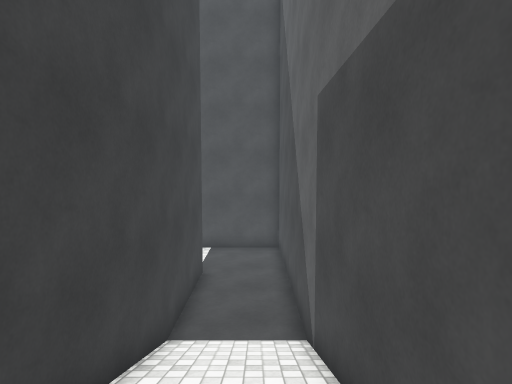
View 1 (above)

17 first-person views from a walk through a Unity game level. The camera is 1.4 m above the floor, tilts 4° down and sees 80° across. The floor is counted in squares, 0.9 m on a side. Each view is taken from the middle of a square. On the plan, view 1 faces up. The plan holds only what a view shows up to about 15 squares ahead; the rest is blank. The place goes on beyond the plan. The player character is not drawn. Some animated figures are not drawn. Surface patterns are stand-ins for the level's own textures.

View 2
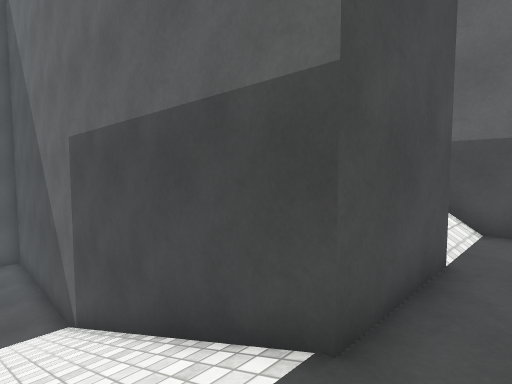

View 3
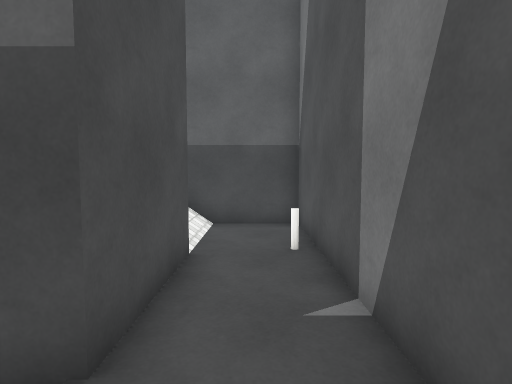

View 4
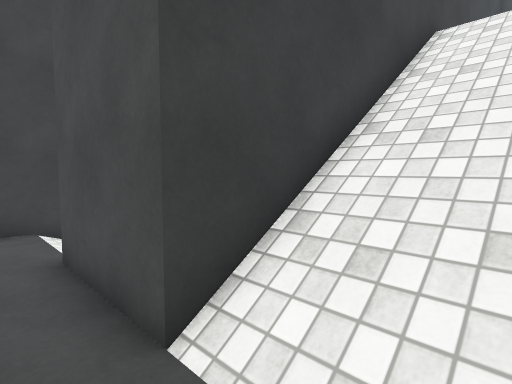

View 5
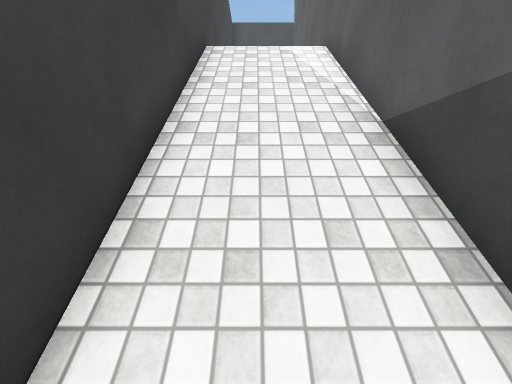

View 6
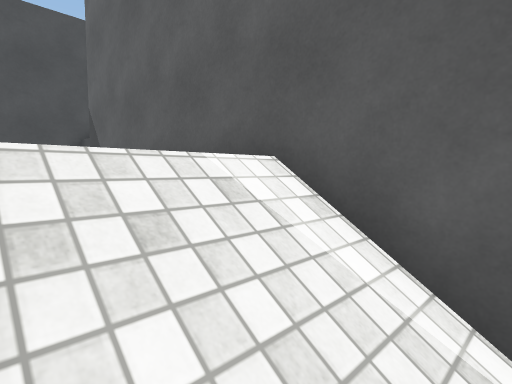

View 7
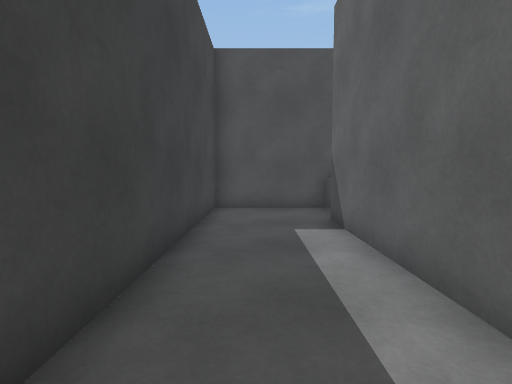

View 8
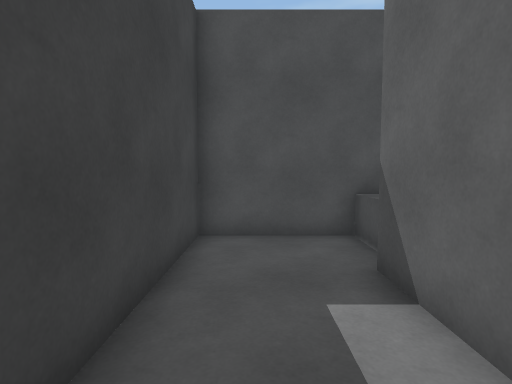

View 9
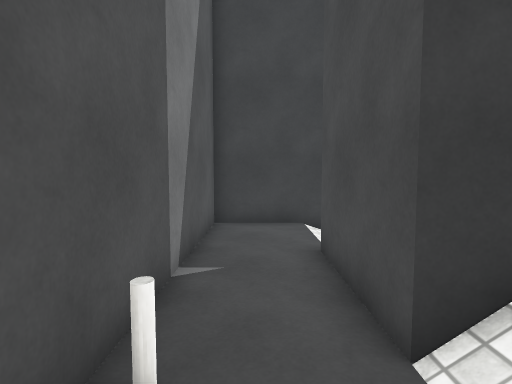

View 10
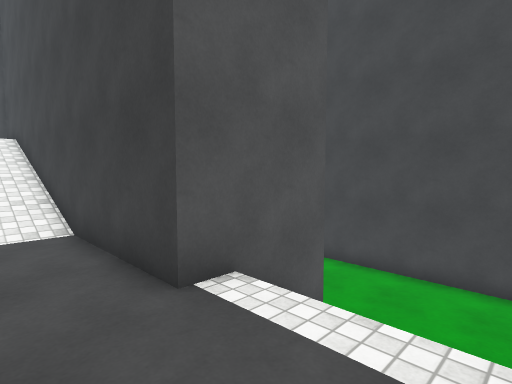

View 11
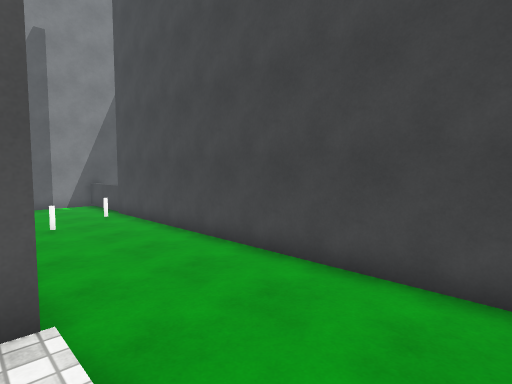

View 12
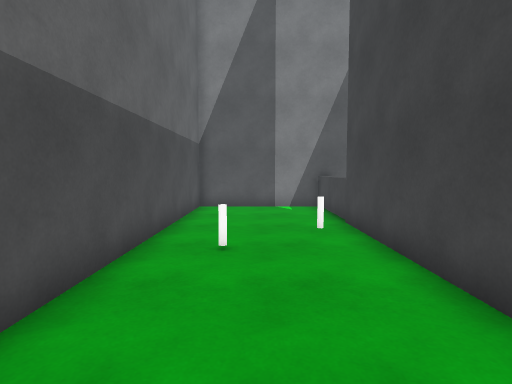

View 13
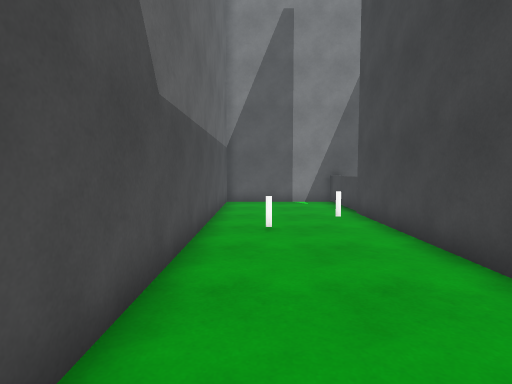

View 14
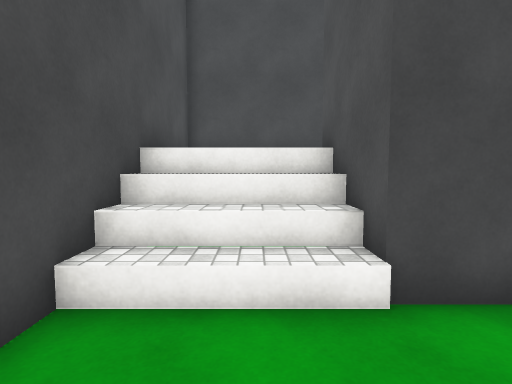

View 15
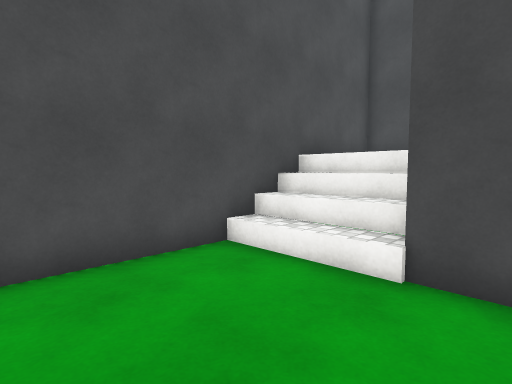

View 16
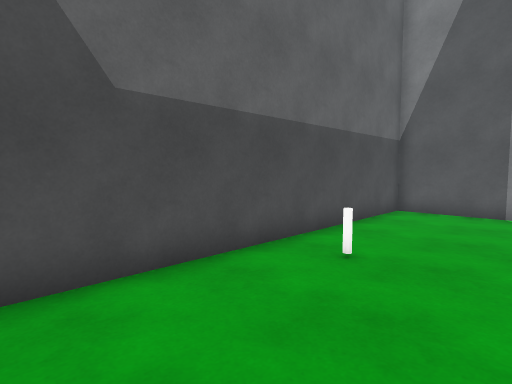

View 17
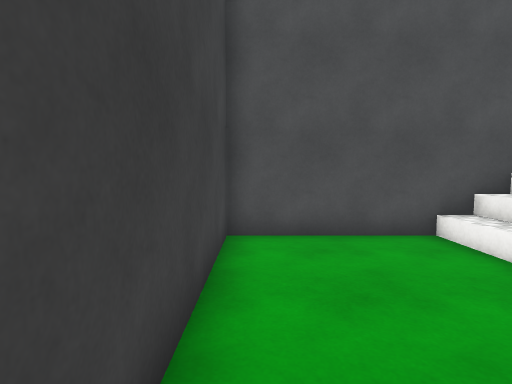

### Floor plan
Key: @ floor where view 1 was taken; # wall or solid block; . main floor; : floor 2 m higher than the main floor; + floor 4.5 m higher than the main floor; * floor 9 m higher than the main floor; / step, stairs or slope; ^ raised ledge; O other object.
Columns run from 12 left of view 1 to 9 right of it. Each row starts with its distance up from view 1.
 16  #############  #####
 15  #.....///:::#  #****^
 14  #.....///:::#  #****^
 13  #.....///:::#  #****
 12  #.....///:::#  #***#
 11  #.....####::#  #***#
 10  #.....#  #::#  #***#
  9  #.....#  #::#  #***#
  8  #.....#  #::#  #***#
  7  #.....#  #::#  #***#
  6  #.....#  #//#  #***#
  5  #.....#  #//#  #///#
  4  #.....#  #//#  #///#
  3  #...O.#  #//#  #///#
  2  #.....#  #//#  #///#
  1  #O....#  #//#  #///#
  0  #.....#  #/@#  #///#
 -1  ^.....#  #//####///#
 -2  ^.....#  #+++++++++#
 -3  ^.....#  #+++++++++#
 -4 ########  #######O###

Positions as (right, up) in squares from view 1, and headings:
1: (0, 0), facing up
2: (-1, -3), facing up-right
3: (-1, -3), facing right
4: (7, -3), facing up-left
5: (6, -3), facing up
6: (5, 3), facing up-right
7: (6, 5), facing up
8: (6, 8), facing up
9: (7, -3), facing left
10: (0, 15), facing down-left
11: (-5, 15), facing down-left
12: (-8, 9), facing down
13: (-7, 11), facing down
14: (-9, 13), facing right
15: (-10, 10), facing up-right
16: (-10, 8), facing down-right
17: (-10, 8), facing up
